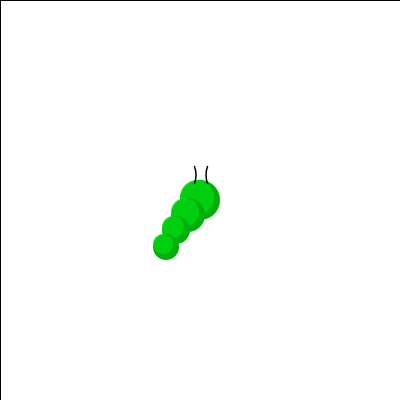
Frame 1 (no input)
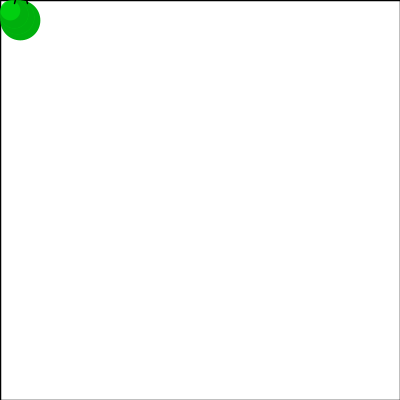
Frame 60 (the mouse pressed at the canvas centre just before this capture)
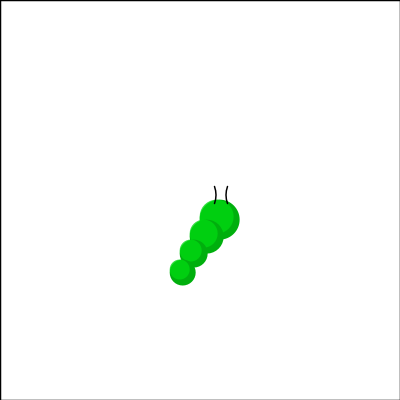
Frame 120 (the mouse held since frame 60 and released just before this capture)

The Processing sketch that drew these frames (run headless with seeded random() and noise(); from frame 60 on, the mouse is pressed at the canvas centre):

// Processing sketch: processing_111112
// ── processing_111112.pde

//caterpillar test

float x,y,wd,ht;
float easingCoefficient;

void setup()
{
  size(400,400);
  background(255);
  x=200;
  y=200;
  wd=width*.5;
  ht=height*.5;
  easingCoefficient=0.1;
  smooth();
}


void draw()
{
  backgroundprep();
  caterpillarbody();
  if (keyCode == UP)
  {
    background2();
    butterflybody();
  }
}
 

void backgroundprep()
{
 fill(255,255,255);
 rect(0,0,400,400); 
}



void background2()
{
 fill(232,248,255);
 rect(0,0,400,400); 
}




void caterpillarbody()
{
  float dx = mouseX-x;
  float dy = mouseY-y;
  
  x=x+(dx*easingCoefficient);
  y=y+(dy*easingCoefficient);
  
  //caterpillar body segmant 1
  ellipseMode(CORNER);
  noStroke();
  fill(0,175,13);
  ellipse(x,y,wd*.2,ht*.2);
  fill(0,216,16,200);
  ellipse(x,y,wd*.17,ht*.17);

  //caterpillar body segment 2
  ellipseMode(CORNER);
  noStroke();
  fill(0,175,13);
  ellipse(x-x*.05,y+y*.1,wd*.17,ht*.17);
  fill(0,216,16,200);
  ellipse(x-x*.05,y+y*.1,wd*.14,ht*.14);
  
  //caterpillar body segmant 3
  ellipseMode(CORNER);
  noStroke();
  fill(0,175,13);
  ellipse(x-x*.1,y+y*.2,wd*.14,ht*.14);
  fill(0,216,16,200);
  ellipse(x-x*.1,y+y*.2,wd*.11,ht*.11);

  //caterpillar body segmant 4
  ellipseMode(CORNER);
  noStroke();
  fill(0,175,13);
  ellipse(x-x*.15,y+y*.3,wd*.13,ht*.13);
  fill(0,216,16,200);
  ellipse(x-x*.15,y+y*.3,wd*.1,ht*.1);
  
  //antenna
  stroke(0);
  strokeWeight(1.5);
  noFill();
    //left antenna
    arc(x-wd*.17,y-ht*.15,wd*.25,ht*.25,radians(-20),radians(20));
    //right antenna
    arc(x+wd*.13,y-ht*.15,wd*.25,ht*.25,radians(160),radians(200));
}



void butterflybody()
{
  //butterfly wing left
  noStroke();
  fill(0,227,255,100);
  
  if (mousePressed == true)
  {  
    beginShape();
      curveVertex(x-x*.1,y+y*.15);
      curveVertex(x-x*.15,y+y*.25);
      curveVertex(x-x*.45,y+y*.25);
      curveVertex(x-x*.4,y-y*.25);
      curveVertex(x-x*.15,y-y*.15);
      curveVertex(x-x*.15,y+y*.25);
      curveVertex(x-x*.1,y+y*.15);
    endShape();
  }
  
  if (mousePressed == false)
  {
    beginShape();
      curveVertex(x-x*.05,y+y*.1);
      curveVertex(x-x*.1,y+y*.2);
      curveVertex(x-x*.4,y+y*.2);
      curveVertex(x-x*.35,y-y*.2);
      curveVertex(x-x*.1,y-y*.1);
      curveVertex(x-x*.1,y+y*.2);
      curveVertex(x-x*.05,y+y*.1);
    endShape(); 
    
    fill(0,159,255,50);
    beginShape();
      curveVertex(x-x*.1,y+y*.15);
      curveVertex(x-x*.15,y+y*.25);
      curveVertex(x-x*.45,y+y*.25);
      curveVertex(x-x*.4,y-y*.25);
      curveVertex(x-x*.15,y-y*.15);
      curveVertex(x-x*.15,y+y*.25);
      curveVertex(x-x*.1,y+y*.15);
    endShape(); 
  }
  
  //butterfly body segment 1
  ellipseMode(CORNER);
  noStroke();
  fill(277,213,226);
  ellipse(x,y,wd*.2,ht*.2);
  fill(255,211,254);
  ellipse(x,y,wd*.17,ht*.17);

  //butterfly body segment 2
  ellipseMode(CORNER);
  noStroke();
  fill(277,213,226);
  ellipse(x-x*.05,y+y*.1,wd*.17,ht*.17);
  fill(255,211,254);
  ellipse(x-x*.05,y+y*.1,wd*.14,ht*.14);
    
  //butterfly body segmant 3
  ellipseMode(CORNER);
  noStroke();
  fill(277,213,226);
  ellipse(x-x*.1,y+y*.2,wd*.14,ht*.14);
  fill(255,211,254);
  ellipse(x-x*.1,y+y*.2,wd*.11,ht*.11);

  //butterfly body segmant 4
  ellipseMode(CORNER);
  noStroke();
  fill(277,213,226);
  ellipse(x-x*.15,y+y*.3,wd*.13,ht*.13);
  fill(255,211,254);
  ellipse(x-x*.15,y+y*.3,wd*.1,ht*.1);  
    
  //antenna
  stroke(0);
  strokeWeight(1.5);
  noFill();
    //left antenna
    arc(x-wd*.17,y-ht*.15,wd*.25,ht*.25,radians(-20),radians(20));
    //right antenna
    arc(x+wd*.13,y-ht*.15,wd*.25,ht*.25,radians(160),radians(200));
  
  //butterfly wing right
    noStroke();
  fill(0,227,255,100);
  
  if (mousePressed == true)
  {  
    beginShape();
      curveVertex(x+x*.1,y+y*.15);
      curveVertex(x+x*.15,y+y*.25);
      curveVertex(x+x*.45,y+y*.25);
      curveVertex(x+x*.4,y-y*.25);
      curveVertex(x+x*.15,y-y*.15);
      curveVertex(x+x*.15,y+y*.25);
      curveVertex(x+x*.1,y+y*.15);
    endShape();
  }
  
  if (mousePressed == false)
  {
    beginShape();
      curveVertex(x+x*.05,y+y*.1);
      curveVertex(x+x*.1,y+y*.2);
      curveVertex(x+x*.4,y+y*.2);
      curveVertex(x+x*.35,y-y*.2);
      curveVertex(x+x*.1,y-y*.1);
      curveVertex(x+x*.1,y+y*.2);
      curveVertex(x+x*.05,y+y*.1);
    endShape(); 
    
    fill(0,159,255,50);
    beginShape();
      curveVertex(x+x*.1,y+y*.15);
      curveVertex(x+x*.15,y+y*.25);
      curveVertex(x+x*.45,y+y*.25);
      curveVertex(x+x*.4,y-y*.25);
      curveVertex(x+x*.15,y-y*.15);
      curveVertex(x+x*.15,y+y*.25);
      curveVertex(x+x*.1,y+y*.15);
    endShape();
  }
}
